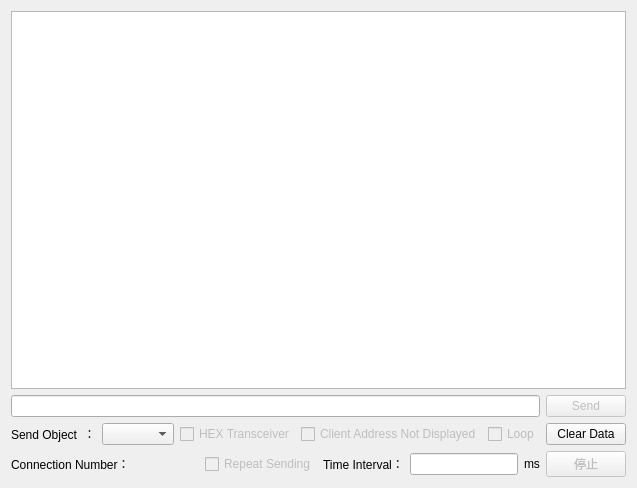
<?xml version="1.0" encoding="UTF-8"?>
<ui version="4.0">
 <class>Dialog</class>
 <widget class="QDialog" name="Dialog">
  <property name="geometry">
   <rect>
    <x>0</x>
    <y>0</y>
    <width>629</width>
    <height>488</height>
   </rect>
  </property>
  <property name="windowTitle">
   <string>TCP服务器</string>
  </property>
  <layout class="QGridLayout" name="gridLayout">
   <item row="0" column="0">
    <layout class="QVBoxLayout" name="verticalLayout">
     <item>
      <widget class="QTextBrowser" name="msg"/>
     </item>
     <item>
      <layout class="QHBoxLayout" name="horizontalLayout_3">
       <item>
        <widget class="QLineEdit" name="sendMsg"/>
       </item>
       <item>
        <widget class="QPushButton" name="sendBtn">
         <property name="enabled">
          <bool>false</bool>
         </property>
         <property name="text">
          <string>Send</string>
         </property>
        </widget>
       </item>
      </layout>
     </item>
     <item>
      <layout class="QHBoxLayout" name="horizontalLayout_2">
       <item>
        <widget class="QLabel" name="label_2">
         <property name="text">
          <string>Send Object  ：</string>
         </property>
        </widget>
       </item>
       <item>
        <widget class="QComboBox" name="objectBox"/>
       </item>
       <item>
        <widget class="QCheckBox" name="hexCheckBox">
         <property name="enabled">
          <bool>false</bool>
         </property>
         <property name="text">
          <string>HEX Transceiver</string>
         </property>
        </widget>
       </item>
       <item>
        <widget class="QCheckBox" name="addrCheckBox">
         <property name="enabled">
          <bool>false</bool>
         </property>
         <property name="text">
          <string>Client Address Not Displayed</string>
         </property>
        </widget>
       </item>
       <item>
        <widget class="QCheckBox" name="circleCheckBox">
         <property name="enabled">
          <bool>false</bool>
         </property>
         <property name="text">
          <string>Loop</string>
         </property>
        </widget>
       </item>
       <item>
        <spacer name="horizontalSpacer_2">
         <property name="orientation">
          <enum>Qt::Horizontal</enum>
         </property>
         <property name="sizeHint" stdset="0">
          <size>
           <width>40</width>
           <height>20</height>
          </size>
         </property>
        </spacer>
       </item>
       <item>
        <widget class="QPushButton" name="clearBtn">
         <property name="text">
          <string>Clear Data</string>
         </property>
        </widget>
       </item>
      </layout>
     </item>
     <item>
      <layout class="QHBoxLayout" name="horizontalLayout">
       <item>
        <widget class="QLabel" name="label">
         <property name="text">
          <string>Connection Number：</string>
         </property>
        </widget>
       </item>
       <item>
        <widget class="QLabel" name="num">
         <property name="text">
          <string/>
         </property>
        </widget>
       </item>
       <item>
        <spacer name="horizontalSpacer">
         <property name="orientation">
          <enum>Qt::Horizontal</enum>
         </property>
         <property name="sizeHint" stdset="0">
          <size>
           <width>40</width>
           <height>20</height>
          </size>
         </property>
        </spacer>
       </item>
       <item>
        <widget class="QCheckBox" name="loopCheckBox">
         <property name="enabled">
          <bool>false</bool>
         </property>
         <property name="text">
          <string>Repeat Sending</string>
         </property>
        </widget>
       </item>
       <item>
        <widget class="QLabel" name="label_3">
         <property name="text">
          <string>Time Interval：</string>
         </property>
        </widget>
       </item>
       <item>
        <widget class="QLineEdit" name="periodLineEdit"/>
       </item>
       <item>
        <widget class="QLabel" name="label_4">
         <property name="text">
          <string>ms</string>
         </property>
        </widget>
       </item>
       <item>
        <widget class="QPushButton" name="loopStopBtn">
         <property name="enabled">
          <bool>false</bool>
         </property>
         <property name="text">
          <string>停止</string>
         </property>
        </widget>
       </item>
      </layout>
     </item>
    </layout>
   </item>
  </layout>
 </widget>
 <layoutdefault spacing="6" margin="11"/>
 <resources/>
 <connections/>
</ui>
